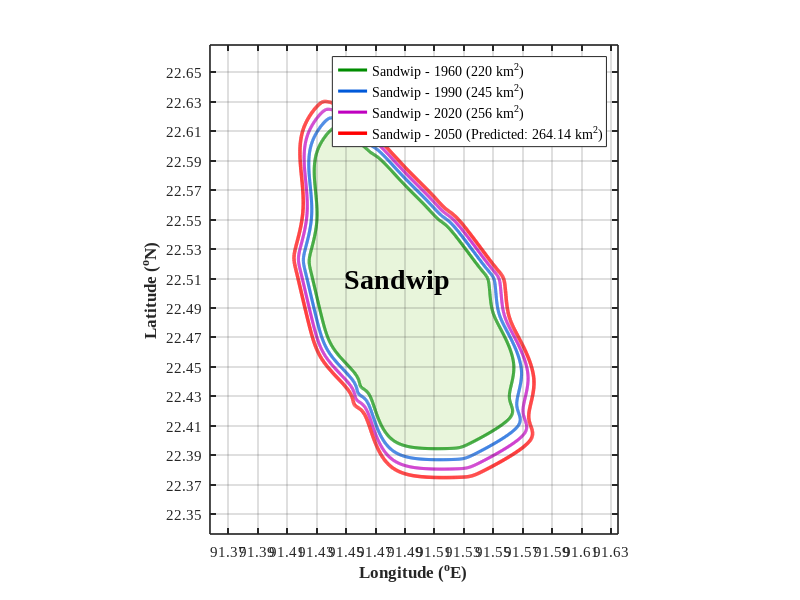

MATLAB code for this plot: (Note: this script raises an error after producing the figure.)

clc;
clear;
close all;

%% =========================================================
% SANDWIP ISLAND COASTLINE EVOLUTION
% EXTRA-SMOOTH AND ROUNDED TOP BOUNDARY
% 2050 PREDICTED AREA = 264.14 km^2
% LEGEND INSIDE THE GRAPH
%% =========================================================

%% TARGET AREAS
A1960 = 220.00;
A1990 = 245.00;
A2020 = 256.00;
A2050 = 264.14;

%% NUMBER OF SMOOTH BOUNDARY POINTS
N = 3000;

%% ORIGINAL LATITUDE DATA
lat = [...
22.608595,...
22.606800,...
22.601200,...
22.597894,...
22.592500,...
22.587240,...
22.572500,...
22.557980,...
22.548500,...
22.540422,...
22.517593,...
22.507640,...
22.491247,...
22.476246,...
22.452834,...
22.431906,...
22.418435,...
22.402684,...
22.398538,...
22.399367,...
22.407244,...
22.421544,...
22.434600,...
22.439159,...
22.447240,...
22.462987,...
22.483910,...
22.512080,...
22.525541,...
22.548112,...
22.575233,...
22.594691,...
22.606903];

%% ORIGINAL LONGITUDE DATA
lon = [...
91.445492,...
91.450500,...
91.456500,...
91.461336,...
91.467500,...
91.474644,...
91.488500,...
91.502845,...
91.512000,...
91.520906,...
91.538334,...
91.544671,...
91.546572,...
91.552841,...
91.561136,...
91.558221,...
91.558445,...
91.534008,...
91.519436,...
91.494102,...
91.478409,...
91.471011,...
91.465854,...
91.460698,...
91.457335,...
91.443659,...
91.435364,...
91.428638,...
91.427517,...
91.432001,...
91.430432,...
91.432674,...
91.440745];

%% CHECK DATA LENGTH
if length(lat) ~= length(lon)
    error('Latitude and longitude arrays must have the same length.');
end

%% CLOSE THE BOUNDARY
if lat(1) ~= lat(end) || lon(1) ~= lon(end)
    lat = [lat lat(1)];
    lon = [lon lon(1)];
end

%% REMOVE CONSECUTIVE DUPLICATE POINTS
keep = [true, ...
    (diff(lat).^2 + diff(lon).^2) > 1e-12];

lat = lat(keep);
lon = lon(keep);

%% PERIODIC PARAMETER
t = 1:length(lat);

%% SMOOTH CLOSED SPLINE
t_fine = linspace(1,length(lat),N);

if exist('csape','file') == 2

    pp_lon = csape(t,lon,'periodic');
    pp_lat = csape(t,lat,'periodic');

    lon0 = fnval(pp_lon,t_fine);
    lat0 = fnval(pp_lat,t_fine);

else

    warning(['csape was not found. Using pchip interpolation ' ...
             'instead.']);

    lon0 = pchip(t,lon,t_fine);
    lat0 = pchip(t,lat,t_fine);

end

%% FORCE EXACT CLOSURE
lon0(end) = lon0(1);
lat0(end) = lat0(1);

%% CONVERT LATITUDE-LONGITUDE TO LOCAL KM
lat_ref = mean(lat0);

km_per_degree_lat = 111.32;
km_per_degree_lon = 111.32*cosd(lat_ref);

lon_ref_base = mean(lon0);
lat_ref_base = mean(lat0);

x0 = (lon0-lon_ref_base)*km_per_degree_lon;
y0 = (lat0-lat_ref_base)*km_per_degree_lat;

%% BASE AREA
baseArea = polyarea(x0,y0);

%% DISPLAY BASE INFORMATION
fprintf('\n');
fprintf('=============================================\n');
fprintf('         SANDWIP COASTLINE MODEL\n');
fprintf('=============================================\n');

fprintf('Number of control points = %d\n',length(lat));
fprintf('Number of smooth points  = %d\n',N);
fprintf('Reference Longitude = %.6f deg E\n',lon_ref_base);
fprintf('Reference Latitude  = %.6f deg N\n',lat_ref_base);
fprintf('Base Area = %.4f km^2\n',baseArea);

fprintf('=============================================\n');

%% AREA SCALING FACTORS
S1960 = 1.00*sqrt(A1960/baseArea);
S1990 = 1.01*sqrt(A1990/baseArea);
S2020 = 1.04*sqrt(A2020/baseArea);
S2050 = 1.07*sqrt(A2050/baseArea);

%% REFERENCE LOCATION
lon_ref = mean(lon0);
lat_ref = mean(lat0);

%% 1960 BOUNDARY
x1960 = S1960*x0;
y1960 = S1960*y0;

lon1960 = lon_ref+x1960/(111.32*cosd(lat_ref));
lat1960 = lat_ref+y1960/111.32;

%% 1990 BOUNDARY
x1990 = S1990*x0;
y1990 = S1990*y0;

lon1990 = lon_ref+x1990/(111.32*cosd(lat_ref));
lat1990 = lat_ref+y1990/111.32;

%% 2020 BOUNDARY
x2020 = S2020*x0;
y2020 = S2020*y0;

lon2020 = lon_ref+x2020/(111.32*cosd(lat_ref));
lat2020 = lat_ref+y2020/111.32;

%% 2050 PREDICTED BOUNDARY
x2050 = S2050*x0;
y2050 = S2050*y0;

lon2050 = lon_ref+x2050/(111.32*cosd(lat_ref));
lat2050 = lat_ref+y2050/111.32;

%% VERIFY AREAS
area1960 = polyarea(x1960,y1960);
area1990 = polyarea(x1990,y1990);
area2020 = polyarea(x2020,y2020);
area2050 = polyarea(x2050,y2050);

%% DISPLAY CALCULATED AREAS
fprintf('\n');
fprintf('=============================================\n');
fprintf('             CALCULATED AREAS\n');
fprintf('=============================================\n');

fprintf('1960 = %.2f km^2\n',area1960);
fprintf('1990 = %.2f km^2\n',area1990);
fprintf('2020 = %.2f km^2\n',area2020);
fprintf('2050 = %.2f km^2\n',area2050);

fprintf('=============================================\n');

%% COMBINE ALL BOUNDARIES
allLon = [lon1960,lon1990,lon2020,lon2050];
allLat = [lat1960,lat1990,lat2020,lat2050];

%% AXIS MARGINS - 15 PERCENT
lon_margin = 0.35*(max(allLon)-min(allLon));
lat_margin = 0.15*(max(allLat)-min(allLat));

lon_min = min(allLon)-lon_margin;
lon_max = max(allLon)+lon_margin;

lat_min = min(allLat)-lat_margin;
lat_max = max(allLat)+lat_margin;

%% CREATE FIGURE
figure(...
    'Color','white',...
    'Position',[100 100 1200 750],...
    'Name','Sandwip Island Coastline Evolution');

hold on;

%% LIGHT GREEN LAND FILL
fill(lon1960,lat1960,...
    [0.91 0.96 0.86],...
    'EdgeColor','none',...
    'HandleVisibility','off');

%% 1960 COASTLINE - GREEN
h1960 = plot(lon1960,lat1960,...
    'Color',[0 0.55 0],...
    'LineWidth',2.2,...
    'LineStyle','-');

%% 1990 COASTLINE - BLUE
h1990 = plot(lon1990,lat1990,...
    'Color',[0 0.35 0.85],...
    'LineWidth',2.2,...
    'LineStyle','-');

%% 2020 COASTLINE - PURPLE
h2020 = plot(lon2020,lat2020,...
    'Color',[0.75 0 0.75],...
    'LineWidth',2.2,...
    'LineStyle','-');

%% 2050 PREDICTED COASTLINE - RED
h2050 = plot(lon2050,lat2050,...
    'Color',[1 0 0],...
    'LineWidth',2.5,...
    'LineStyle','-');

%% ISLAND NAME
text(lon_ref,lat_ref,'Sandwip',...
    'HorizontalAlignment','center',...
    'VerticalAlignment','middle',...
    'FontSize',20,...
    'FontWeight','bold',...
    'FontName','Times New Roman');

%% LEGEND INSIDE THE GRAPH
lgd = legend([h1960 h1990 h2020 h2050],{...
    'Sandwip - 1960 (220 km^2)',...
    'Sandwip - 1990 (245 km^2)',...
    'Sandwip - 2020 (256 km^2)',...
    'Sandwip - 2050 (Predicted: 264.14 km^2)'},...
    'Location','northeast',...
    'FontSize',15,...
    'FontName','Times New Roman',...
    'Box','on');

set(lgd,'Color','white');

%% AXIS LABELS
xlabel('Longitude (^oE)',...
    'FontSize',13,...
    'FontWeight','bold',...
    'FontName','Times New Roman');

ylabel('Latitude (^oN)',...
    'FontSize',13,...
    'FontWeight','bold',...
    'FontName','Times New Roman');



%% GRID AND BOX
grid on;
box on;

%% EQUAL GEOGRAPHIC SCALE
axis equal;

%% AXIS APPEARANCE
set(gca,...
    'FontSize',11,...
    'LineWidth',1.2,...
    'Layer','top',...
    'FontName','Times New Roman');

%% AXIS LIMITS
xlim([lon_min lon_max]);
ylim([lat_min lat_max]);

%% LONGITUDE TICKS
xticks(floor(lon_min*100)/100:0.02:ceil(lon_max*100)/100);

%% LATITUDE TICKS
yticks(floor(lat_min*100)/100:0.02:ceil(lat_max*100)/100);

%% TICK FORMAT
xtickformat('%.2f');
ytickformat('%.2f');

%% FINISH
hold off;

fprintf('\nSandwip coastline plot completed.\n');
